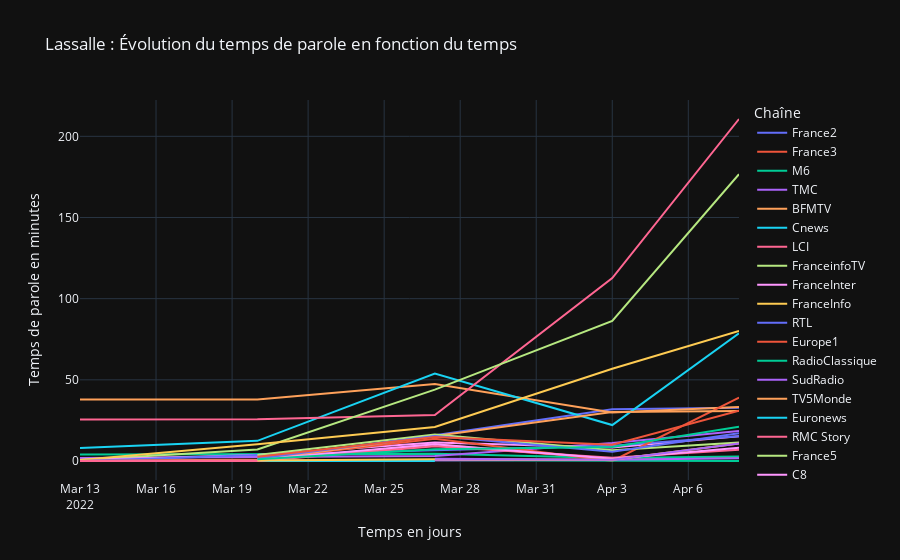

Notebook code for this chart:
### Code cell
px.line(df_lassalle, x='Période', y="Somme", color='Chaîne', labels={
    "Période": "Temps en jours",
    "Somme": "Temps de parole en minutes",
    "Chaîne": "Chaîne"
}, title="Lassalle : Évolution du temps de parole en fonction du temps")

### Figure 1 — Plotly figure (JSON) as saved in the notebook; plotly's stock layout.template omitted (floating-point values rounded to 4 significant figures)
{"data": [{"hovertemplate": "Chaîne=France2<br>Temps en jours=%{x}<br>Temps de parole en minutes=%{y}<extra></extra>", "legendgroup": "France2", "line": {"color": "#636efa", "dash": "solid"}, "marker": {"symbol": "circle"}, "mode": "lines", "name": "France2", "orientation": "v", "showlegend": true, "x": ["2022-03-13T00:00:00", "2022-03-20T00:00:00", "2022-03-27T00:00:00", "2022-04-03T00:00:00", "2022-04-08T00:00:00"], "xaxis": "x", "y": [0.0, 0.0, 15.92, 31.87, 32.82], "yaxis": "y", "type": "scatter"}, {"hovertemplate": "Chaîne=France3<br>Temps en jours=%{x}<br>Temps de parole en minutes=%{y}<extra></extra>", "legendgroup": "France3", "line": {"color": "#EF553B", "dash": "solid"}, "marker": {"symbol": "circle"}, "mode": "lines", "name": "France3", "orientation": "v", "showlegend": true, "x": ["2022-03-13T00:00:00", "2022-03-20T00:00:00", "2022-03-27T00:00:00", "2022-04-03T00:00:00", "2022-04-08T00:00:00"], "xaxis": "x", "y": [0.0, 0.0, 10.28, 0.9333, 2.383], "yaxis": "y", "type": "scatter"}, {"hovertemplate": "Chaîne=M6<br>Temps en jours=%{x}<br>Temps de parole en minutes=%{y}<extra></extra>", "legendgroup": "M6", "line": {"color": "#00cc96", "dash": "solid"}, "marker": {"symbol": "circle"}, "mode": "lines", "name": "M6", "orientation": "v", "showlegend": true, "x": ["2022-03-13T00:00:00", "2022-03-20T00:00:00", "2022-03-27T00:00:00", "2022-04-03T00:00:00", "2022-04-08T00:00:00"], "xaxis": "x", "y": [3.95, 4.033, 4.417, 1.783, 2.8], "yaxis": "y", "type": "scatter"}, {"hovertemplate": "Chaîne=TMC<br>Temps en jours=%{x}<br>Temps de parole en minutes=%{y}<extra></extra>", "legendgroup": "TMC", "line": {"color": "#ab63fa", "dash": "solid"}, "marker": {"symbol": "circle"}, "mode": "lines", "name": "TMC", "orientation": "v", "showlegend": true, "x": ["2022-03-13T00:00:00", "2022-03-20T00:00:00", "2022-03-27T00:00:00", "2022-04-03T00:00:00", "2022-04-08T00:00:00"], "xaxis": "x", "y": [1.8, 2.4, 3.083, 11.07, 18.55], "yaxis": "y", "type": "scatter"}, {"hovertemplate": "Chaîne=BFMTV<br>Temps en jours=%{x}<br>Temps de parole en minutes=%{y}<extra></extra>", "legendgroup": "BFMTV", "line": {"color": "#FFA15A", "dash": "solid"}, "marker": {"symbol": "circle"}, "mode": "lines", "name": "BFMTV", "orientation": "v", "showlegend": true, "x": ["2022-03-13T00:00:00", "2022-03-20T00:00:00", "2022-03-27T00:00:00", "2022-04-03T00:00:00", "2022-04-08T00:00:00"], "xaxis": "x", "y": [37.83, 37.83, 47.47, 29.92, 33.25], "yaxis": "y", "type": "scatter"}, {"hovertemplate": "Chaîne=Cnews<br>Temps en jours=%{x}<br>Temps de parole en minutes=%{y}<extra></extra>", "legendgroup": "Cnews", "line": {"color": "#19d3f3", "dash": "solid"}, "marker": {"symbol": "circle"}, "mode": "lines", "name": "Cnews", "orientation": "v", "showlegend": true, "x": ["2022-03-13T00:00:00", "2022-03-20T00:00:00", "2022-03-27T00:00:00", "2022-04-03T00:00:00", "2022-04-08T00:00:00"], "xaxis": "x", "y": [8.0, 12.43, 53.82, 22.13, 78.62], "yaxis": "y", "type": "scatter"}, {"hovertemplate": "Chaîne=LCI<br>Temps en jours=%{x}<br>Temps de parole en minutes=%{y}<extra></extra>", "legendgroup": "LCI", "line": {"color": "#FF6692", "dash": "solid"}, "marker": {"symbol": "circle"}, "mode": "lines", "name": "LCI", "orientation": "v", "showlegend": true, "x": ["2022-03-13T00:00:00", "2022-03-20T00:00:00", "2022-03-27T00:00:00", "2022-04-03T00:00:00", "2022-04-08T00:00:00"], "xaxis": "x", "y": [25.57, 25.75, 28.37, 112.7, 210.7], "yaxis": "y", "type": "scatter"}, {"hovertemplate": "Chaîne=FranceinfoTV<br>Temps en jours=%{x}<br>Temps de parole en minutes=%{y}<extra></extra>", "legendgroup": "FranceinfoTV", "line": {"color": "#B6E880", "dash": "solid"}, "marker": {"symbol": "circle"}, "mode": "lines", "name": "FranceinfoTV", "orientation": "v", "showlegend": true, "x": ["2022-03-13T00:00:00", "2022-03-20T00:00:00", "2022-03-27T00:00:00", "2022-04-03T00:00:00", "2022-04-08T00:00:00"], "xaxis": "x", "y": [0.6667, 7.05, 43.97, 86.33, 176.7], "yaxis": "y", "type": "scatter"}, {"hovertemplate": "Chaîne=FranceInter<br>Temps en jours=%{x}<br>Temps de parole en minutes=%{y}<extra></extra>", "legendgroup": "FranceInter", "line": {"color": "#FF97FF", "dash": "solid"}, "marker": {"symbol": "circle"}, "mode": "lines", "name": "FranceInter", "orientation": "v", "showlegend": true, "x": ["2022-03-13T00:00:00", "2022-03-20T00:00:00", "2022-03-27T00:00:00", "2022-04-03T00:00:00", "2022-04-08T00:00:00"], "xaxis": "x", "y": [0.6167, 3.75, 11.33, 8.3, 15.22], "yaxis": "y", "type": "scatter"}, {"hovertemplate": "Chaîne=FranceInfo<br>Temps en jours=%{x}<br>Temps de parole en minutes=%{y}<extra></extra>", "legendgroup": "FranceInfo", "line": {"color": "#FECB52", "dash": "solid"}, "marker": {"symbol": "circle"}, "mode": "lines", "name": "FranceInfo", "orientation": "v", "showlegend": true, "x": ["2022-03-13T00:00:00", "2022-03-20T00:00:00", "2022-03-27T00:00:00", "2022-04-03T00:00:00", "2022-04-08T00:00:00"], "xaxis": "x", "y": [0.6833, 10.35, 20.95, 56.8, 80.07], "yaxis": "y", "type": "scatter"}, {"hovertemplate": "Chaîne=RTL<br>Temps en jours=%{x}<br>Temps de parole en minutes=%{y}<extra></extra>", "legendgroup": "RTL", "line": {"color": "#636efa", "dash": "solid"}, "marker": {"symbol": "circle"}, "mode": "lines", "name": "RTL", "orientation": "v", "showlegend": true, "x": ["2022-03-13T00:00:00", "2022-03-20T00:00:00", "2022-03-27T00:00:00", "2022-04-03T00:00:00", "2022-04-08T00:00:00"], "xaxis": "x", "y": [0.0, 3.65, 6.65, 9.4, 15.28], "yaxis": "y", "type": "scatter"}, {"hovertemplate": "Chaîne=Europe1<br>Temps en jours=%{x}<br>Temps de parole en minutes=%{y}<extra></extra>", "legendgroup": "Europe1", "line": {"color": "#EF553B", "dash": "solid"}, "marker": {"symbol": "circle"}, "mode": "lines", "name": "Europe1", "orientation": "v", "showlegend": true, "x": ["2022-03-13T00:00:00", "2022-03-20T00:00:00", "2022-03-27T00:00:00", "2022-04-03T00:00:00", "2022-04-08T00:00:00"], "xaxis": "x", "y": [0.0, 0.9667, 13.77, 0.0, 39.05], "yaxis": "y", "type": "scatter"}, {"hovertemplate": "Chaîne=RadioClassique<br>Temps en jours=%{x}<br>Temps de parole en minutes=%{y}<extra></extra>", "legendgroup": "RadioClassique", "line": {"color": "#00cc96", "dash": "solid"}, "marker": {"symbol": "circle"}, "mode": "lines", "name": "RadioClassique", "orientation": "v", "showlegend": true, "x": ["2022-03-13T00:00:00", "2022-03-20T00:00:00", "2022-03-27T00:00:00", "2022-04-03T00:00:00", "2022-04-08T00:00:00"], "xaxis": "x", "y": [0.0, 0.0, 0.6333, 0.0, 0.0], "yaxis": "y", "type": "scatter"}, {"hovertemplate": "Chaîne=SudRadio<br>Temps en jours=%{x}<br>Temps de parole en minutes=%{y}<extra></extra>", "legendgroup": "SudRadio", "line": {"color": "#ab63fa", "dash": "solid"}, "marker": {"symbol": "circle"}, "mode": "lines", "name": "SudRadio", "orientation": "v", "showlegend": true, "x": ["2022-03-13T00:00:00", "2022-03-20T00:00:00", "2022-03-27T00:00:00", "2022-04-03T00:00:00", "2022-04-08T00:00:00"], "xaxis": "x", "y": [0.0, 0.0, 0.4, 0.7667, 1.667], "yaxis": "y", "type": "scatter"}, {"hovertemplate": "Chaîne=TV5Monde<br>Temps en jours=%{x}<br>Temps de parole en minutes=%{y}<extra></extra>", "legendgroup": "TV5Monde", "line": {"color": "#FFA15A", "dash": "solid"}, "marker": {"symbol": "circle"}, "mode": "lines", "name": "TV5Monde", "orientation": "v", "showlegend": true, "x": ["2022-03-13T00:00:00", "2022-03-20T00:00:00", "2022-03-27T00:00:00", "2022-04-03T00:00:00", "2022-04-08T00:00:00"], "xaxis": "x", "y": [0.0, 0.4167, 15.33, 30.23, 30.85], "yaxis": "y", "type": "scatter"}, {"hovertemplate": "Chaîne=Euronews<br>Temps en jours=%{x}<br>Temps de parole en minutes=%{y}<extra></extra>", "legendgroup": "Euronews", "line": {"color": "#19d3f3", "dash": "solid"}, "marker": {"symbol": "circle"}, "mode": "lines", "name": "Euronews", "orientation": "v", "showlegend": true, "x": ["2022-03-13T00:00:00", "2022-03-20T00:00:00", "2022-03-27T00:00:00"], "xaxis": "x", "y": [0.0, 0.0, 0.0], "yaxis": "y", "type": "scatter"}, {"hovertemplate": "Chaîne=RMC Story<br>Temps en jours=%{x}<br>Temps de parole en minutes=%{y}<extra></extra>", "legendgroup": "RMC Story", "line": {"color": "#FF6692", "dash": "solid"}, "marker": {"symbol": "circle"}, "mode": "lines", "name": "RMC Story", "orientation": "v", "showlegend": true, "x": ["2022-03-13T00:00:00", "2022-03-20T00:00:00", "2022-03-27T00:00:00", "2022-04-03T00:00:00", "2022-04-08T00:00:00"], "xaxis": "x", "y": [0.0, 0.0, 9.133, 1.967, 6.867], "yaxis": "y", "type": "scatter"}, {"hovertemplate": "Chaîne=France5<br>Temps en jours=%{x}<br>Temps de parole en minutes=%{y}<extra></extra>", "legendgroup": "France5", "line": {"color": "#B6E880", "dash": "solid"}, "marker": {"symbol": "circle"}, "mode": "lines", "name": "France5", "orientation": "v", "showlegend": true, "x": ["2022-03-20T00:00:00", "2022-03-27T00:00:00", "2022-04-03T00:00:00", "2022-04-08T00:00:00"], "xaxis": "x", "y": [3.7, 16.37, 6.617, 11.47], "yaxis": "y", "type": "scatter"}, {"hovertemplate": "Chaîne=C8<br>Temps en jours=%{x}<br>Temps de parole en minutes=%{y}<extra></extra>", "legendgroup": "C8", "line": {"color": "#FF97FF", "dash": "solid"}, "marker": {"symbol": "circle"}, "mode": "lines", "name": "C8", "orientation": "v", "showlegend": true, "x": ["2022-03-20T00:00:00", "2022-03-27T00:00:00", "2022-04-03T00:00:00", "2022-04-08T00:00:00"], "xaxis": "x", "y": [1.0, 10.38, 1.333, 8.167], "yaxis": "y", "type": "scatter"}, {"hovertemplate": "Chaîne=FranceCulture<br>Temps en jours=%{x}<br>Temps de parole en minutes=%{y}<extra></extra>", "legendgroup": "FranceCulture", "line": {"color": "#FECB52", "dash": "solid"}, "marker": {"symbol": "circle"}, "mode": "lines", "name": "FranceCulture", "orientation": "v", "showlegend": true, "x": ["2022-03-20T00:00:00", "2022-03-27T00:00:00", "2022-04-03T00:00:00", "2022-04-08T00:00:00"], "xaxis": "x", "y": [0.3833, 1.083, 0.75, 10.77], "yaxis": "y", "type": "scatter"}, {"hovertemplate": "Chaîne=RMC<br>Temps en jours=%{x}<br>Temps de parole en minutes=%{y}<extra></extra>", "legendgroup": "RMC", "line": {"color": "#636efa", "dash": "solid"}, "marker": {"symbol": "circle"}, "mode": "lines", "name": "RMC", "orientation": "v", "showlegend": true, "x": ["2022-03-20T00:00:00", "2022-03-27T00:00:00", "2022-04-03T00:00:00", "2022-04-08T00:00:00"], "xaxis": "x", "y": [1.517, 15.47, 5.667, 17.13], "yaxis": "y", "type": "scatter"}, {"hovertemplate": "Chaîne=RFI<br>Temps en jours=%{x}<br>Temps de parole en minutes=%{y}<extra></extra>", "legendgroup": "RFI", "line": {"color": "#EF553B", "dash": "solid"}, "marker": {"symbol": "circle"}, "mode": "lines", "name": "RFI", "orientation": "v", "showlegend": true, "x": ["2022-03-20T00:00:00", "2022-03-27T00:00:00", "2022-04-03T00:00:00", "2022-04-08T00:00:00"], "xaxis": "x", "y": [2.6, 14.8, 10.08, 30.93], "yaxis": "y", "type": "scatter"}, {"hovertemplate": "Chaîne=France24<br>Temps en jours=%{x}<br>Temps de parole en minutes=%{y}<extra></extra>", "legendgroup": "France24", "line": {"color": "#00cc96", "dash": "solid"}, "marker": {"symbol": "circle"}, "mode": "lines", "name": "France24", "orientation": "v", "showlegend": true, "x": ["2022-03-20T00:00:00", "2022-03-27T00:00:00", "2022-04-03T00:00:00", "2022-04-08T00:00:00"], "xaxis": "x", "y": [1.117, 7.233, 8.683, 21.05], "yaxis": "y", "type": "scatter"}, {"hovertemplate": "Chaîne=TF1<br>Temps en jours=%{x}<br>Temps de parole en minutes=%{y}<extra></extra>", "legendgroup": "TF1", "line": {"color": "#ab63fa", "dash": "solid"}, "marker": {"symbol": "circle"}, "mode": "lines", "name": "TF1", "orientation": "v", "showlegend": true, "x": ["2022-03-27T00:00:00", "2022-04-03T00:00:00", "2022-04-08T00:00:00"], "xaxis": "x", "y": [1.383, 0.7167, 10.78], "yaxis": "y", "type": "scatter"}, {"hovertemplate": "Chaîne=RMCDecouverte<br>Temps en jours=%{x}<br>Temps de parole en minutes=%{y}<extra></extra>", "legendgroup": "RMCDecouverte", "line": {"color": "#FFA15A", "dash": "solid"}, "marker": {"symbol": "circle"}, "mode": "lines", "name": "RMCDecouverte", "orientation": "v", "showlegend": true, "x": ["2022-03-27T00:00:00"], "xaxis": "x", "y": [0.0], "yaxis": "y", "type": "scatter"}, {"hovertemplate": "Chaîne=BFMBusiness<br>Temps en jours=%{x}<br>Temps de parole en minutes=%{y}<extra></extra>", "legendgroup": "BFMBusiness", "line": {"color": "#19d3f3", "dash": "solid"}, "marker": {"symbol": "circle"}, "mode": "lines", "name": "BFMBusiness", "orientation": "v", "showlegend": true, "x": ["2022-03-27T00:00:00"], "xaxis": "x", "y": [2.5], "yaxis": "y", "type": "scatter"}], "layout": {"xaxis": {"anchor": "y", "domain": [0.0, 1.0], "title": {"text": "Temps en jours"}}, "yaxis": {"anchor": "x", "domain": [0.0, 1.0], "title": {"text": "Temps de parole en minutes"}}, "legend": {"title": {"text": "Chaîne"}, "tracegroupgap": 0}, "title": {"text": "Lassalle : Évolution du temps de parole en fonction du temps"}}}
